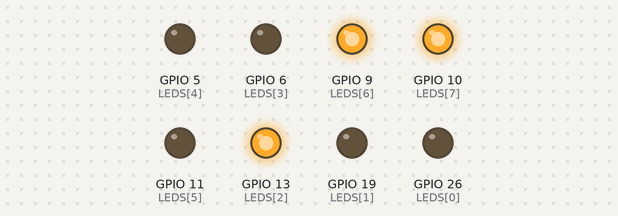
Bench run of a program on a simulated Raspberry Pi (BCM pin numbers). Parts: output pins drawn as LEDs (lit = HIGH). Random numbers come from a fixed seed.

Above: at 0.05 s.
At 3.85 s:
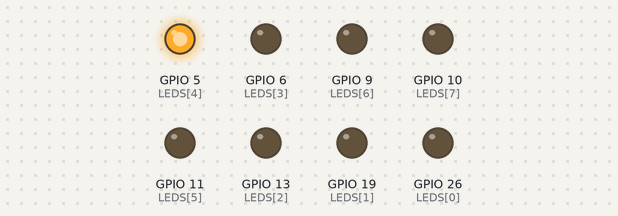
At 7.75 s:
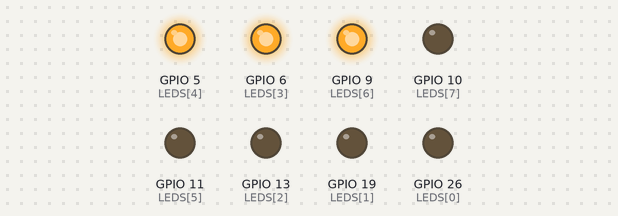
At 15.5 s:
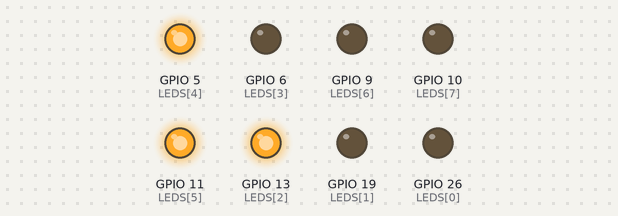
At 25.21 s:
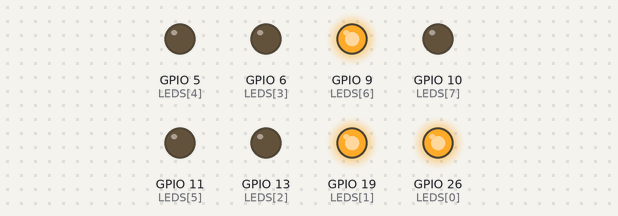
At 37.31 s:
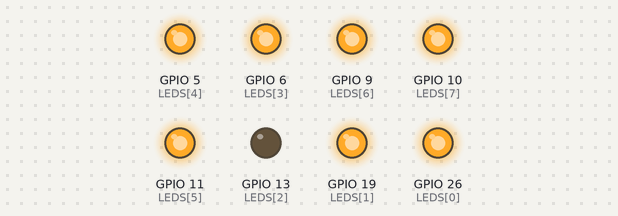
Timing chart, 0 to 40.0 s (numbered marks = the images above):
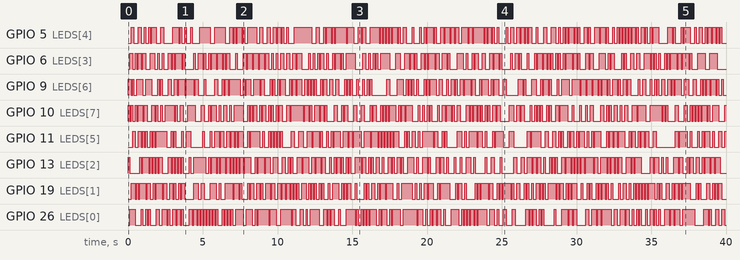

The program:

RandomLEDS.py
```python
#-----------------------------------------------------------------
#            		RANDOMLY FLASHING LEDS
#            		======================
# In this project 8 LEDs are connected to the Raspberry Pi. The
# program generates random numbers between 1 and 255 and these
# numbers are used to turn the LEDs ON and OFF
#
# Author: Dogan Ibrahim
# File  : RandomLEDS.py
# Date  : October 2020
#-------------------------------------------------------------------
import RPi.GPIO as GPIO
import time
import random

GPIO.setwarnings(False)
GPIO.setmode(GPIO.BCM)			# GPIO mode BCM

LEDS = (26, 19, 13, 6, 5, 11, 9, 10)	# LED connections
					# LSB=10, MSB=26
#
# This function sends 8-bit data (0-255) to the port
#
def Port_Output(x, PORT):
   b = bin(x)				# Convert to binary
   b = b.replace("0b", "")		# Remove leading "0b"
   diff = 8 - len(b)			# Find the length
   for i in range (0, diff):
      b = "0" + b			# insert leading 0s

   for i in range (0, 8):
      if b[i] == "1":
         GPIO.output(PORT[i], 1)	# Send 1
      else:
         GPIO.output(PORT[i], 0)	# Send 0
   return

#
# Configure the LEDs as outputs
#
for led in LEDS:
   GPIO.setup(led, GPIO.OUT)		# LEDs are outputs

#
# Start of main program
#
try:
   while True:				# Do Forever
      r = random.randint(1, 255)	# Generate random number
      Port_Output(r, LEDS)		# Send to LEDs
      time.sleep(0.1)			# Wait 100 ms

except KeyboardInterrupt:		# Keyboard interrupt
   Port_Output(0, LEDS)			# Set all LEDS to OFF
   GPIO.cleanup()			# Cleanup GPIO
   print("End of program")
```

Measured:
- by itself, GPIO 5 (LEDS[4]): LOW → HIGH at 0.20 s, → LOW 0.20 s later, → HIGH 0.30 s later, → LOW 0.20 s later, … (198 changes in this stretch)
- by itself, GPIO 6 (LEDS[3]): LOW → HIGH at 0.10 s, → LOW 0.20 s later, → HIGH 0.20 s later, → LOW 0.10 s later, … (198 changes in this stretch)
- by itself, GPIO 9 (LEDS[6]): LOW → HIGH at 0.00 s, → LOW 0.20 s later, → HIGH 0.10 s later, → LOW 0.10 s later, … (198 changes in this stretch)
- by itself, GPIO 10 (LEDS[7]): LOW → HIGH at 0.00 s, → LOW 0.10 s later, → HIGH 0.10 s later, → LOW 0.10 s later, … (205 changes in this stretch)
- by itself, GPIO 11 (LEDS[5]): LOW → HIGH at 0.30 s, → LOW 0.20 s later, → HIGH 0.20 s later, → LOW 0.20 s later, … (187 changes in this stretch)
- by itself, GPIO 13 (LEDS[2]): LOW → HIGH at 0.00 s, → LOW 0.10 s later, → HIGH 0.70 s later, → LOW 0.10 s later, … (208 changes in this stretch)
- by itself, GPIO 19 (LEDS[1]): LOW → HIGH at 0.20 s, → LOW 0.30 s later, → HIGH 0.10 s later, → LOW 0.10 s later, … (220 changes in this stretch)
- by itself, GPIO 26 (LEDS[0]): LOW → HIGH at 0.10 s, → LOW 0.40 s later, → HIGH 0.40 s later, → LOW 0.10 s later, … (192 changes in this stretch)
